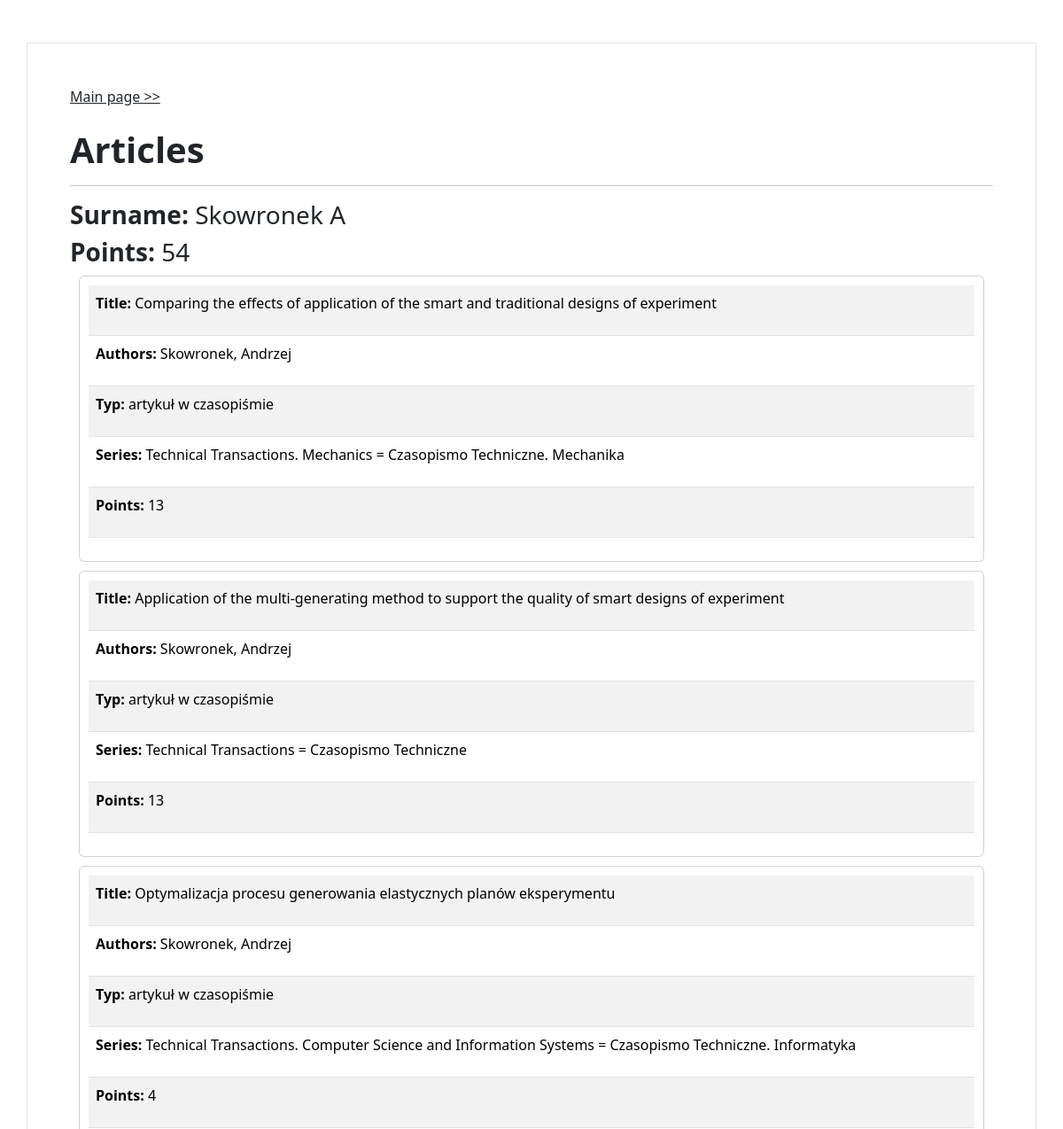
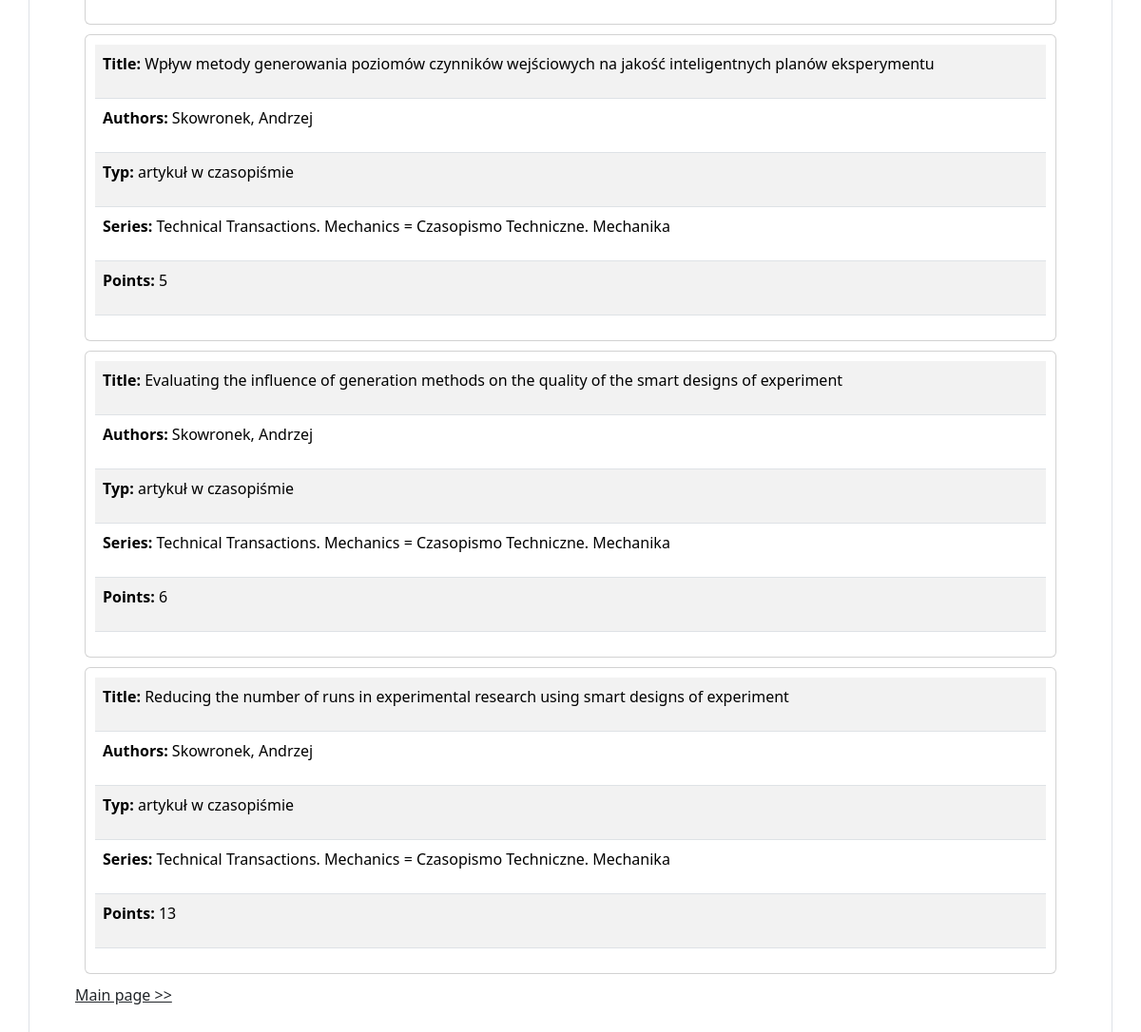
Screenshot of /articles/12 with the database file from the repository (2 pictures, top to bottom).
### biblos/models.py (models this page shows)
class Author(models.Model):
    name = models.CharField(max_length = 200, blank=True, null=True, unique = True)
    class Meta:
        db_table = 'author'

class Article(models.Model):
    author = models.ForeignKey(Author, on_delete=models.CASCADE)
    title = models.CharField(max_length = 200)
    authors = models.CharField(max_length = 200, blank=True, null=True)
    ext_authors = models.CharField(max_length = 200, blank=True, null=True)
    typ = models.CharField(max_length = 200, blank=True, null=True)
    series = models.CharField(max_length = 200, blank=True, null=True)
    release_data = models.CharField(max_length = 200, blank=True, null=True)
    points = models.IntegerField(blank=True, null=True)
    mnisw_list = models.CharField(max_length = 200, blank=True, null=True)
    impact = models.CharField(max_length = 200, blank=True, null=True)
    class Meta:
        db_table = 'article'

### biblos/views.py (the view)
# urls.py: path('articles/<int:id>', views.author_view, name='articles')
def author_view(request, id):
    author = Author.objects.filter(id=id).first()
    articles = Article.objects.filter(author=author, points__gt=0)
    points = 0
    for article in articles:
        points+=article.points
    context = dict({ "author" : author, "articles":articles, "points": points })
    return render(request, 'biblos/author_view.html', context=context)

### biblos/templates/biblos/author_view.html (shortened to what this page needs)
{% extends 'biblos/base.html' %}
{% block content %}
<div class="container p-5 my-5 border">
    <a href='/' class="link-dark">Main page &gt;&gt;</a>
    <br>
    <br>
    <p class="h1" class="text-align: center"><b>Articles</b></p>
    <hr>
    <p class="h3"><b>Surname: </b>{{author.name}}</p>
    <p class="h3"><b>Points: </b>{{points}}</p>
    {% for article in articles %}
        <div class="card" style="padding:10px; margin: 10px">
            <table class="table table-striped" >
                <tr><td><p id="article"><b>Title: </b>{{article.title}}</p></td></tr>
                <tr><td><p id="article"><b>Authors: </b>{{article.authors}}{% if article.ext_authors %}, {{article.ext_authors}}{% endif %}</p></td></tr>
                {% if article.typ %}<tr><td><p id="article"><b>Typ: </b>{{article.typ}}</p></td></tr>{% endif %}
                {% if article.series %}<tr><td><p id="article"><b>Series: </b>{{article.series}}</p></td></tr>{% endif %}
                {% if article.points %}<tr><td><p id="article"><b>Points: </b>{{article.points}}</p></td></tr>{% endif %}
            </table>
        </div>
    {% endfor %}
    <a href='/' class="link-dark">Main page &gt;&gt;</a>
</div>
{% endblock %}

### rows the page displays
Author: name "Skowronek A"
Article: title "Comparing the effects of application of the smart and traditional designs of experiment", authors "Skowronek, Andrzej", typ "artykuł w czasopiśmie", series "Technical Transactions. Mechanics = Czasopismo Techniczne. Mechanika", points "13"
Article: title "Application of the multi-generating method to support the quality of smart designs of experiment", authors "Skowronek, Andrzej", typ "artykuł w czasopiśmie", series "Technical Transactions = Czasopismo Techniczne", points "13"
Article: title "Optymalizacja procesu generowania elastycznych planów eksperymentu", authors "Skowronek, Andrzej", typ "artykuł w czasopiśmie", series "Technical Transactions. Computer Science and Information Systems = Czasopismo Techniczne. Informatyka", points "4"
Article: title "Wpływ metody generowania poziomów czynników wejściowych na jakość inteligentnych planów eksperymentu", authors "Skowronek, Andrzej", typ "artykuł w czasopiśmie", series "Technical Transactions. Mechanics = Czasopismo Techniczne. Mechanika", points "5"
Article: title "Evaluating the influence of generation methods on the quality of the smart designs of experiment", authors "Skowronek, Andrzej", typ "artykuł w czasopiśmie", series "Technical Transactions. Mechanics = Czasopismo Techniczne. Mechanika", points "6"
Article: title "Reducing the number of runs in experimental research using smart designs of experiment", authors "Skowronek, Andrzej", typ "artykuł w czasopiśmie", series "Technical Transactions. Mechanics = Czasopismo Techniczne. Mechanika", points "13"

### other values shown
{{ points }} "54"
